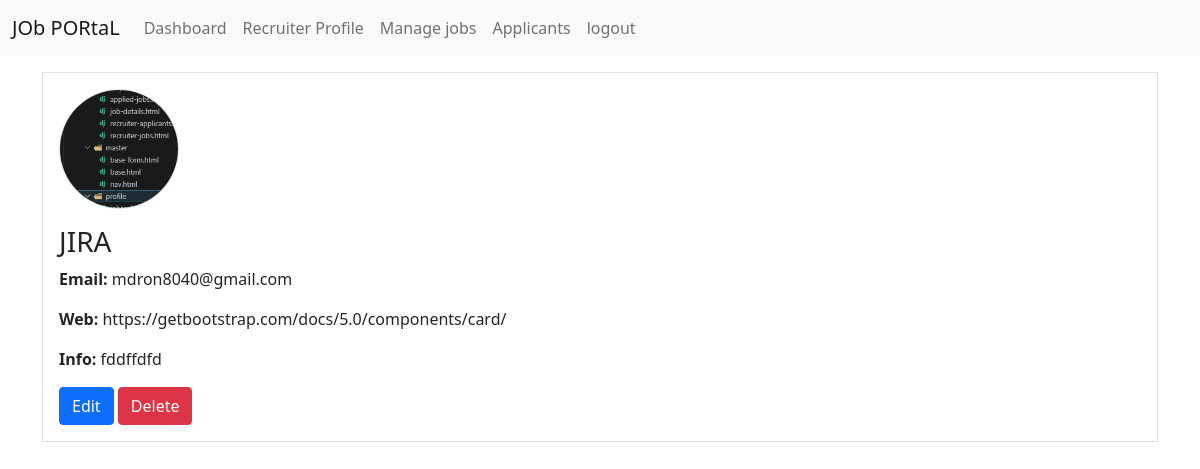
/recruiter/profile/ (signed in), run on the app's committed database.
### prac_app/models.py (models this page shows, shortened)
class RecruiterProfile(models.Model):
    user = models.OneToOneField(
        User,
        on_delete=models.CASCADE
    )
    company_name = models.CharField(max_length=500)
    company_email = models.EmailField()
    company_website = models.URLField(
        blank=True,
        null=True
    )
    company_description = models.TextField()
    company_logo = models.ImageField(
        upload_to='company_logo/',
        blank=True,
        null=True,
        max_length=500
    )
    created_at = models.DateTimeField(
        auto_now_add=True
    )
    updated_at = models.DateTimeField(
        auto_now=True
    )

### prac_app/views.py (the view, shortened to what this page needs)
# urls.py: path('recruiter/profile/',recruiter_profile,name='recruiter_profile'),
@login_required
def recruiter_profile(request):
    if request.user.user_type!='recruiter':
        return redirect('login_page')
    profile = RecruiterProfile.objects.filter(
        user=request.user).first()
    if request.method=='POST':
        form_data = RecruiterProfileForm(
            request.POST,
            request.FILES,
            instance=profile)
        if form_data.is_valid():
            save_data = form_data.save(commit=False)
            save_data.user = request.user
            save_data.save()
            if profile:
                messages.success(request,'Updated')
            else:
                messages.success(request,'Created')
            return redirect('recruiter_profile')
        if request.method=='POST' and 'delete_profile' in request.POST:
            if profile:
                profile.delete()
                messages.success(request,'Deleted')
            return redirect('recruiter_profile')
    else:
        form_data = RecruiterProfileForm(instance=profile)
    return render(
            request,
            'profile/recruiter-profile.html',
            {'profile' : profile}
        )

### prac_app/templates/profile/recruiter-profile.html (shortened to what this page needs)
{% extends "master/base.html" %}
{% block content %}
<div class="border p-3">
    {% if profile.company_logo %}
    <img src="{{ profile.company_logo.url }}"
         class="mb-3 rounded-circle border"
         style="width:120px;height:120px;object-fit:cover;">
    {% endif %}
    <h3>{{ profile.company_name }}</h3>
    <p><strong>Email:</strong> {{ profile.company_email }}</p>
    <p><strong>Web:</strong> {{ profile.company_website }}</p>
    <p><strong>Info:</strong> {{ profile.company_description }}</p>
    <a href="?edit=true" class="btn btn-primary">Edit</a>
    <form method="POST" class="d-inline">
        <button type="submit" name="delete_profile" class="btn btn-danger">
            Delete
        </button>
    </form>
</div>
{% endblock %}

### data on the page
RecruiterProfile: company_logo (picture), company_name "JIRA", company_email "mdron8040@gmail.com", company_website "https://getbootstrap.com/docs/5.0/components/card/", company_description "fddffdfd"
